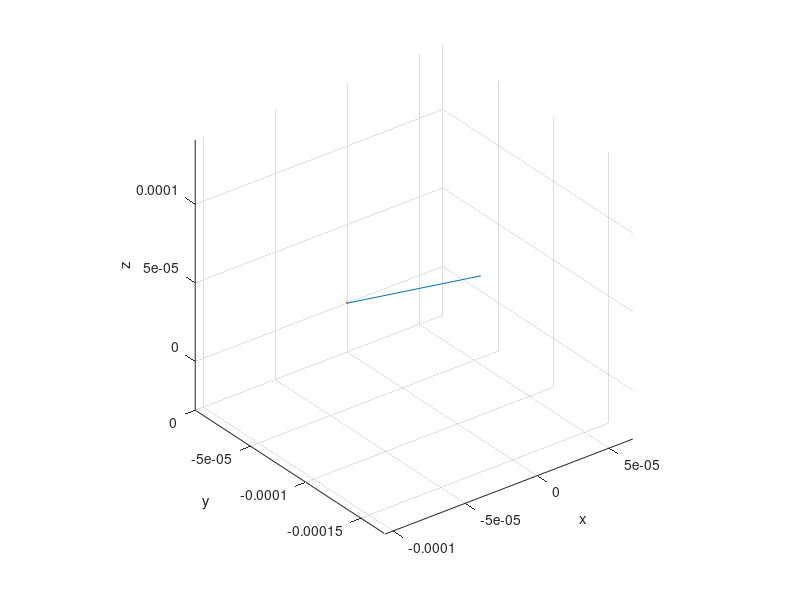

Write the MATLAB code that produced this figure. (Note: this script raises an error after producing the figure.)

A=importdata('my_sensor_data_love1.txt');
Acc=A.data(:,1:3);
Gro=A.data(:,4:6);
dt=1/62;
v=[0 0 0]';
n=length(Acc);
R=[0 0 0;0 0 0]';
N=[0 0 0]';
for i=1:n
    v=v+dt*Acc(i,:)';
    R(:,i+1)=R(:,i)+v*dt;
    N=Gro(i,:)';
    theta=dt*norm(N);
    theta=theta*pi/180;
    N=N/norm(N);
    RR=[cos(theta)+(1-cos(theta))*N(1)^2,(1-cos(theta))*N(1)*N(2)-(sin(theta))*N(3),(1-cos(theta))*N(1)*N(3)+sin(theta)*N(2);
        (1-cos(theta))*N(1)*N(2)+(sin(theta))*N(3),cos(theta)+(1-cos(theta))*N(2)^2,(1-cos(theta))*N(2)*N(3)-sin(theta)*N(1);
        (1-cos(theta))*N(1)*N(3)-(sin(theta))*N(2),(1-cos(theta))*N(2)*N(3)+(sin(theta))*N(1),cos(theta)+(1-cos(theta))*N(3)^2];
    v=RR*v;
end


plot3(0,0,0,'r.','markersize',5);
hold on
plot3(R(1,:),R(2,:),R(3,:));
axis equal;

xlabel('x'),ylabel('y'),zlabel('z');
grid on


%plot(smooth(Acc(:,1),'sgolay',2),'r-')
[D,pos]=datasort(A.data);
for i=1:length(D)
    for j=1:6
        D_smo{i}(:,j)=smooth(D{i}(:,j),'sgolay',2);
    end
end
%{
subplot(2,3,1)
plot(D{1}(:,1))
subplot(2,3,2)
plot(D{1}(:,2))
subplot(2,3,3)
plot(D{1}(:,3))
subplot(2,3,4)
plot(D{1}(:,4))
subplot(2,3,5)
plot(D{1}(:,5))
subplot(2,3,6)
plot(D{1}(:,6))
%}


